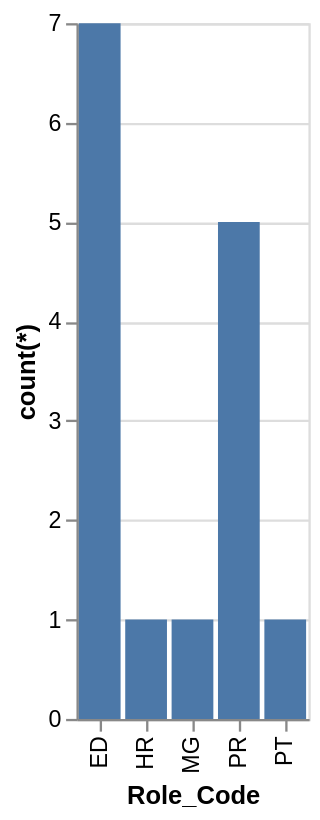

The specification (Vega-Lite) saved for this image:
### Vega-Lite specification from a JSON file in a GitHub repository (floating-point values rounded to 4 significant figures)
{"data": {"values": [{"x_data": "ED", "y_data": 7}, {"x_data": "HR", "y_data": 1}, {"x_data": "MG", "y_data": 1}, {"x_data": "PR", "y_data": 5}, {"x_data": "PT", "y_data": 1}]}, "mark": "bar", "encoding": {"x": {"field": "x_data", "type": "nominal", "title": "Role_Code", "sort": "ascending"}, "y": {"field": "y_data", "type": "quantitative", "title": "count(*)"}}}
